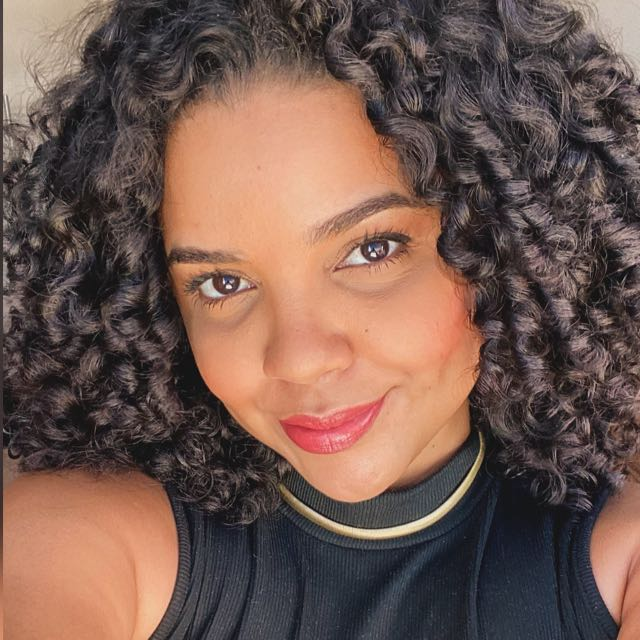
#> input picture modulo-3-tec-programacao/projeto_final/image-augumentation/images/425696999_1097411544816109_2555978963173421989_n.jpg, 640 x 640 px, found by its file name; its folder holds only this picture in this run
$ jupyter execute main.ipynb
#> lines starting #> are read from the running program, lines starting #| are printed output that depends on the picture
# Image Augumentation

Fazer as transformações:
- Flip vertical.
- Flip horizontal.
- Rotação aleatória.
- Redimensionamento.
- Distorção.

O que aprendi: (2)

[cell 1]
#bibliotecas

from PIL import Image
import random
import os

[cell 2]
#funcoes
#O que aprendi: (1)

def do_flip_vertical(img):
    saida = Image.open(img)
#> saida is the input picture: PIL image 640x640 RGB; mean R, G, B 115, 89, 79.7
    saida = saida.transpose(Image.FLIP_TOP_BOTTOM)
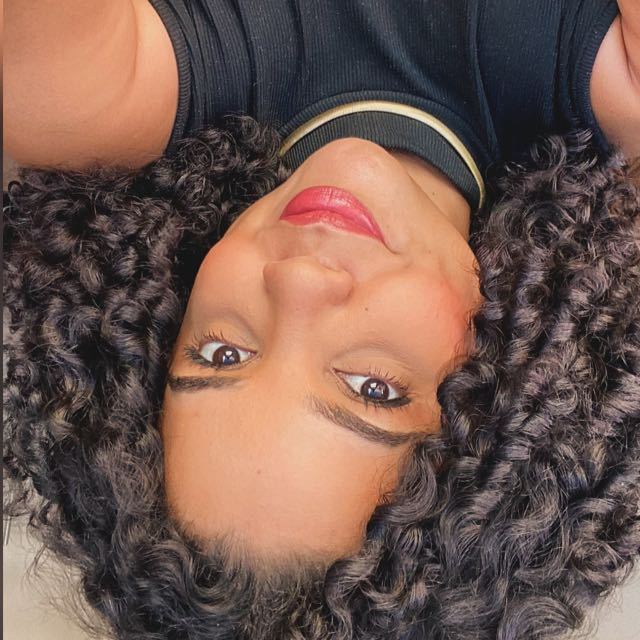
#> saida: PIL image 640x640 RGB; mean R, G, B 115, 89, 79.7
    return saida

def do_flip_horizontal(img):
    saida = Image.open(img)
    saida = saida.transpose(Image.FLIP_LEFT_RIGHT)
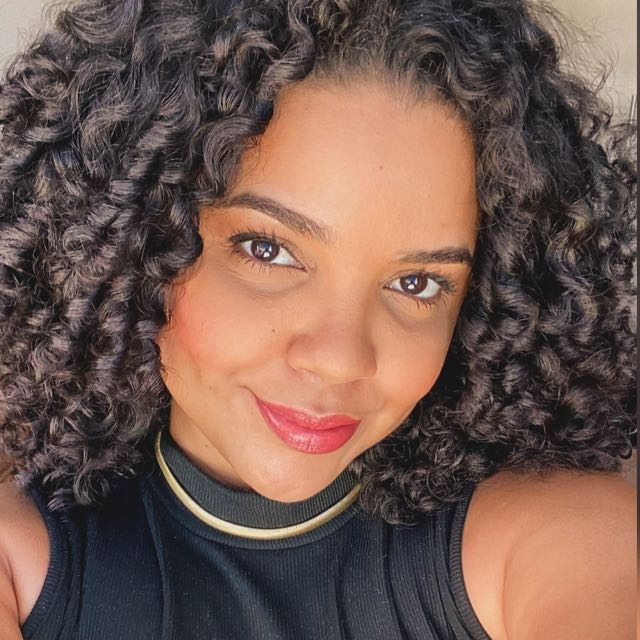
#> saida: PIL image 640x640 RGB; mean R, G, B 115, 89, 79.7
    return saida

def do_rotate(img, angle):
#> called with angle = 198
    saida = Image.open(img)
    saida = saida.rotate(angle)
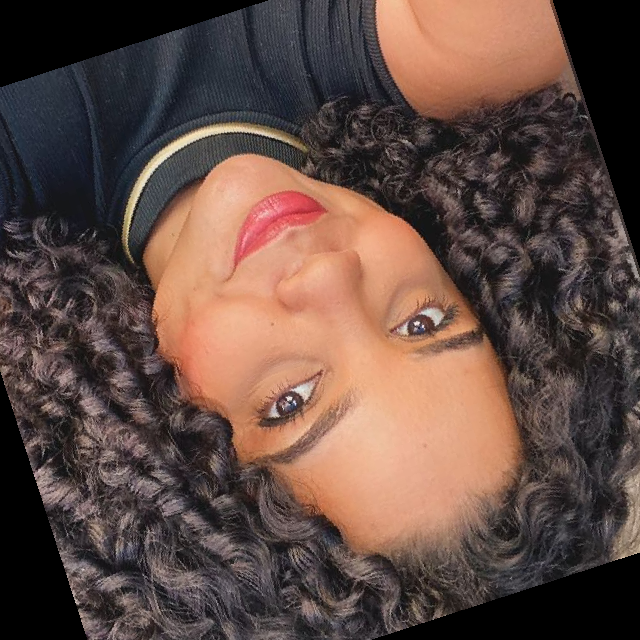
#> saida: PIL image 640x640 RGB; mean R, G, B 98.2, 75.5, 67.6
    return saida

def do_resize(img, rate=(1, 1)):
#> called with rate = (0.758, 0.758)
    rate_width, rate_height = rate
    saida = Image.open(img)

    saida = saida.resize((int(saida.width * rate_width), int(saida.height * rate_height)))
#> saida: PIL image 485x485 RGB
    return saida

[cell 3]
pasta = 'images'
elementos = [arquivo for arquivo in os.listdir(pasta) if os.path.isfile(os.path.join(pasta, arquivo))]

[cell 4]
# Loop

for arquivo in elementos:
    file = pasta + '\\' + arquivo

    configuracoes = {
        'flip_vertical': {},
        'flip_horizontal': {},
        'rotacao': {'angulo': random.randint(1, 359)},
        'resize': {'razao': random.random()},
        'distorcao': {'eixo_x': random.random(), 'eixo_y': random.random()}
    }
    #Saídas
    saida = []
    saida.append(['vertical',  do_flip_vertical(file)])
    saida.append(['horizontal',  do_flip_horizontal(file)])
    saida.append(['rotate',  do_rotate(file, configuracoes['rotacao']['angulo'])])
    saida.append(['redimensionamento',  do_resize(file, (configuracoes['resize']['razao'], configuracoes['resize']['razao']))])
    saida.append(['distorcao',  do_resize(file, (configuracoes['distorcao']['eixo_x'], configuracoes['distorcao']['eixo_y']))])
#> call 2 of do_resize, with rate = (0.421, 0.259)
#> in do_resize (call 2), `saida = saida.resize((int(saida.width * rate_width), int(saida.height ..`:
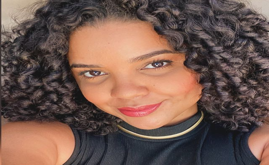
#> saida: PIL image 269x165 RGB; mean R, G, B 115, 89, 79.7

    for imagem in saida:
        imagem[1].save('images\\augumentations\\' + arquivo + '_'+ imagem[0] +'.jpg')
#> this loop made 5 passes

$ run again, on modulo-3-tec-programacao/projeto_final/image-augumentation/images/imagem_horizontal.jpg
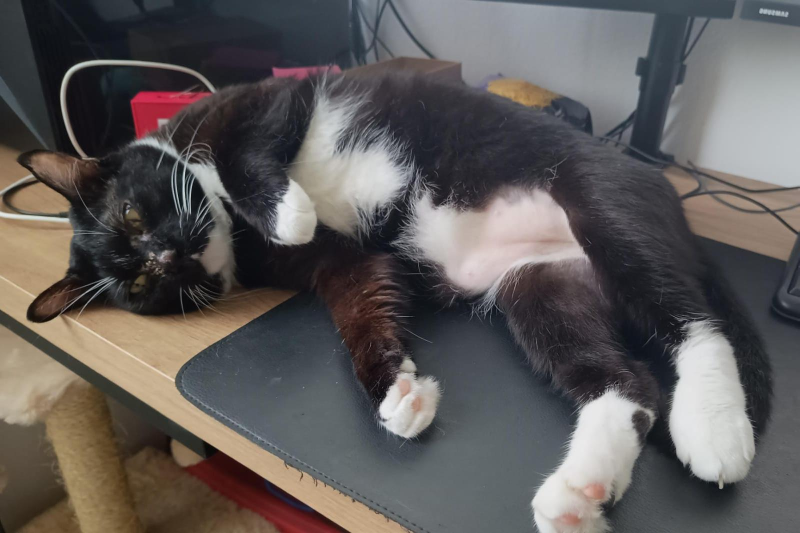
#> input picture modulo-3-tec-programacao/projeto_final/image-augumentation/images/imagem_horizontal.jpg, 1599 x 1066 px, found by its file name (shown at 1/2 size)
#> in do_flip_vertical, saida is the input picture: PIL image 1599x1066 RGB; mean R, G, B 95, 91, 89.9
#> in do_rotate, `saida = saida.rotate(angle)`:
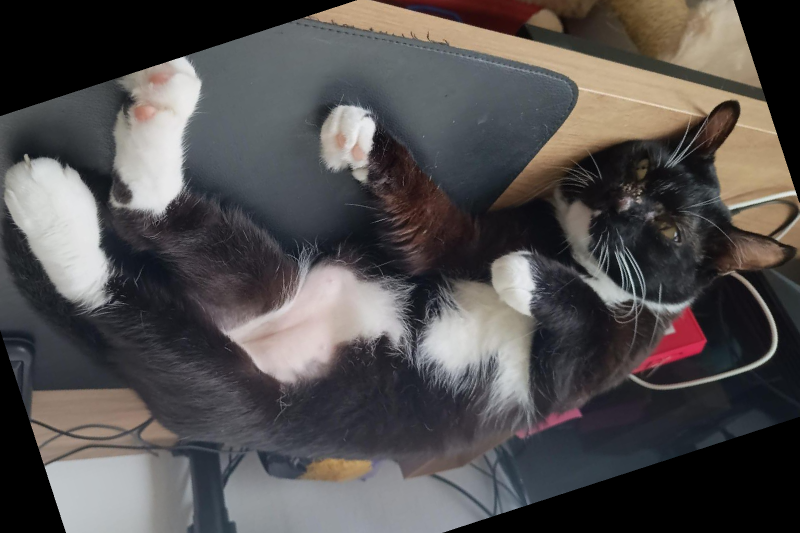
#> saida: PIL image 1599x1066 RGB (shown at 1/2 size); mean R, G, B 82.4, 79.1, 78.8
#> in do_resize (call 2), `saida = saida.resize((int(saida.width * rate_width), int(saida.height ..`:
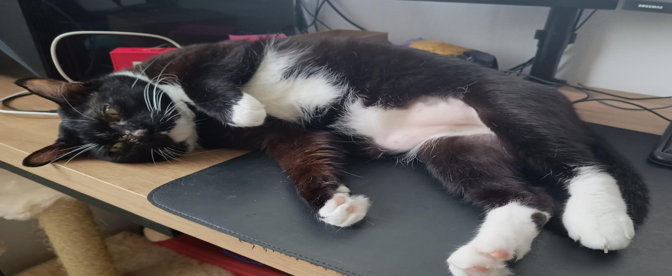
#> saida: PIL image 672x276 RGB; mean R, G, B 95, 91, 89.9
#> the loop `for imagem in saida:` made 5 passes

$ run again, on modulo-3-tec-programacao/projeto_final/image-augumentation/images/imagem_redimensionamento.jpg
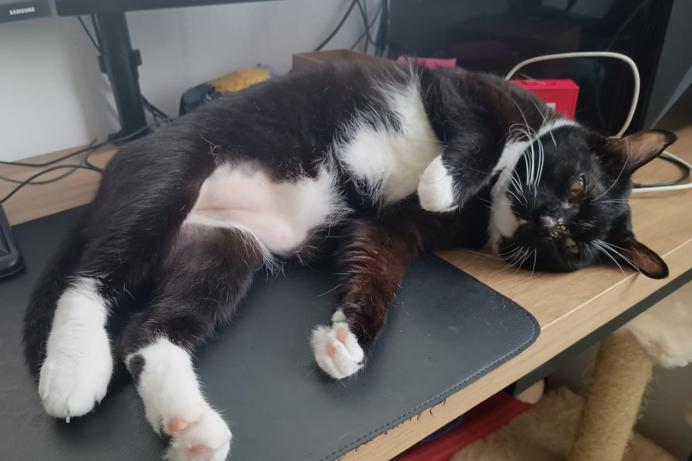
#> input picture modulo-3-tec-programacao/projeto_final/image-augumentation/images/imagem_redimensionamento.jpg, 692 x 461 px, found by its file name
#> in do_flip_vertical, saida is the input picture: PIL image 692x461 RGB; mean R, G, B 95, 90.9, 89.9
#> in do_rotate, `saida = saida.rotate(angle)`:
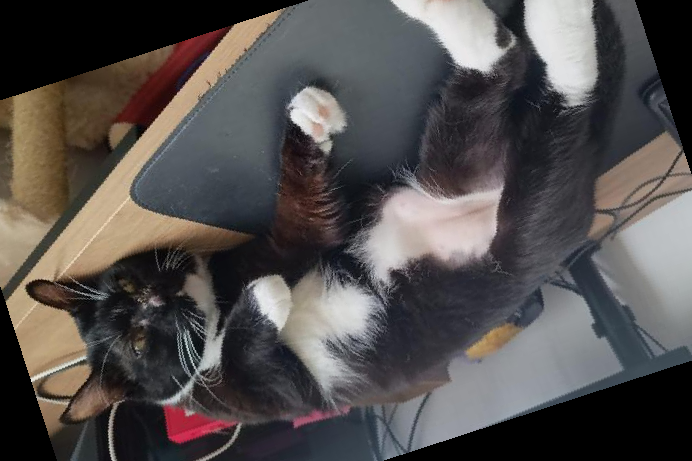
#> saida: PIL image 692x461 RGB; mean R, G, B 84.2, 80, 78.9
#> in do_resize (call 2), `saida = saida.resize((int(saida.width * rate_width), int(saida.height ..`:
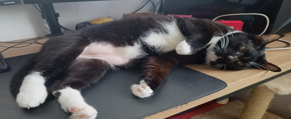
#> saida: PIL image 291x119 RGB; mean R, G, B 95, 90.9, 89.9
#> the loop `for imagem in saida:` made 5 passes

$ run again, on modulo-3-tec-programacao/projeto_final/image-augumentation/images/imagem_rotate.jpg
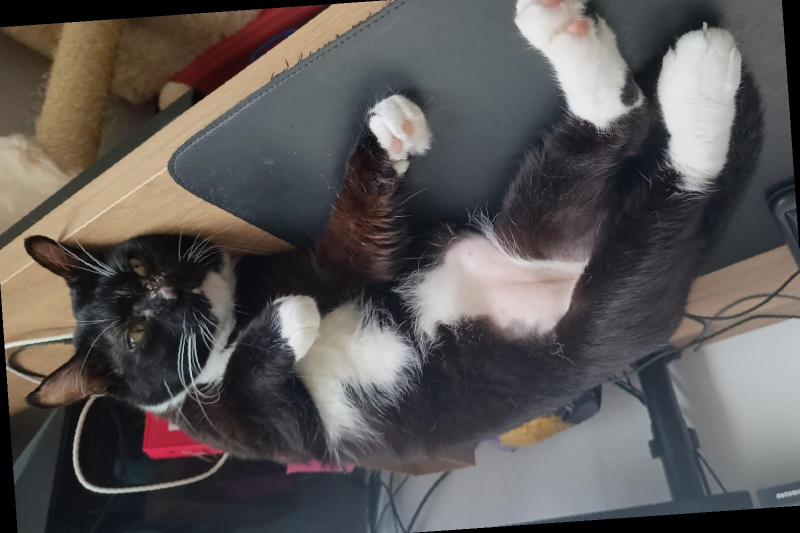
#> input picture modulo-3-tec-programacao/projeto_final/image-augumentation/images/imagem_rotate.jpg, 1599 x 1066 px, found by its file name (shown at 1/2 size)
#> in do_flip_vertical, saida is the input picture: PIL image 1599x1066 RGB; mean R, G, B 92.1, 87.9, 86.9
#> in do_rotate, `saida = saida.rotate(angle)`:
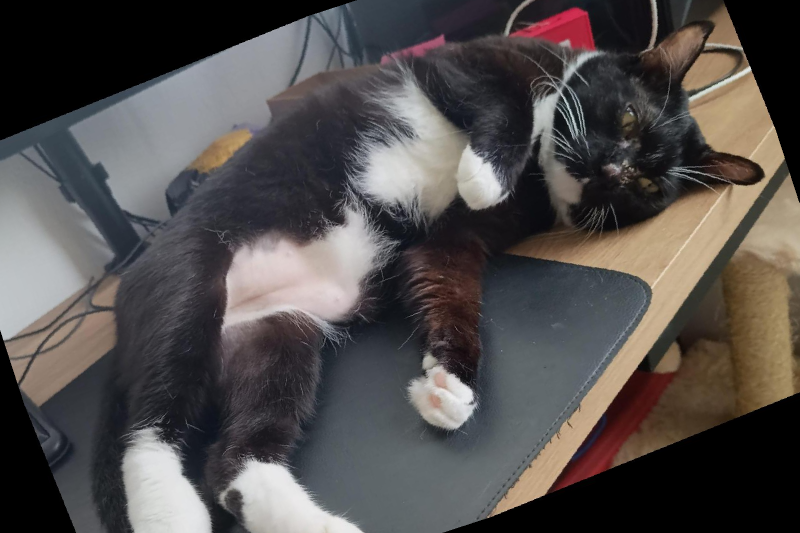
#> saida: PIL image 1599x1066 RGB (shown at 1/2 size); mean R, G, B 82.3, 78.1, 77.1
#> in do_resize (call 2), `saida = saida.resize((int(saida.width * rate_width), int(saida.height ..`:
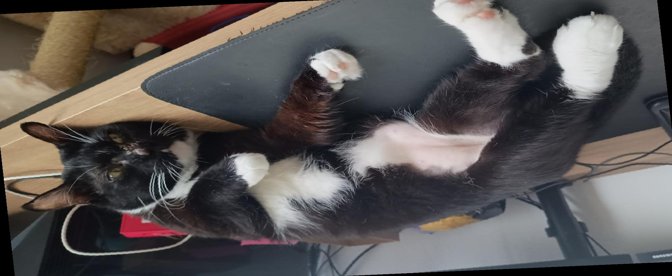
#> saida: PIL image 672x276 RGB; mean R, G, B 92.1, 87.9, 86.9
#> the loop `for imagem in saida:` made 5 passes

$ run again, on modulo-3-tec-programacao/projeto_final/image-augumentation/images/_dfc16ea0-26ca-456f-9278-49373e0acf2a.jpg
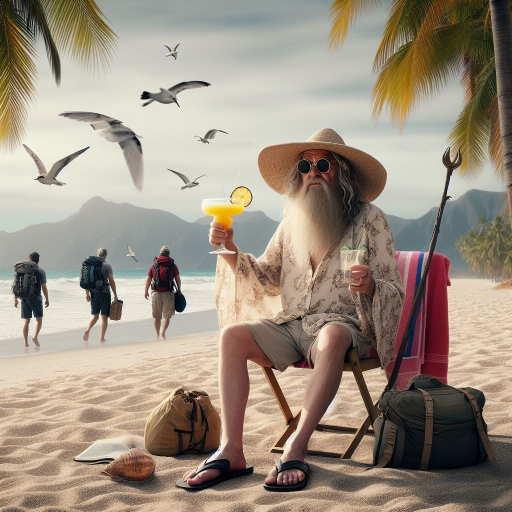
#> input picture modulo-3-tec-programacao/projeto_final/image-augumentation/images/_dfc16ea0-26ca-456f-9278-49373e0acf2a.jpg, 1024 x 1024 px, found by its file name (shown at 1/2 size)
#> in do_flip_vertical, saida is the input picture: PIL image 1024x1024 RGB; mean R, G, B 157.5, 145, 129.9
#> in do_resize (call 2), `saida = saida.resize((int(saida.width * rate_width), int(saida.height ..`:
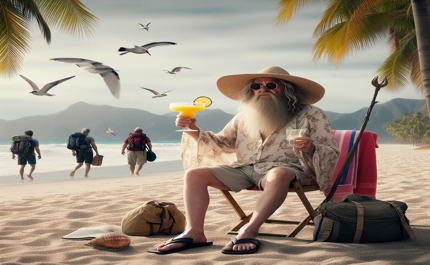
#> saida: PIL image 430x265 RGB; mean R, G, B 157.5, 145, 129.9
#> the loop `for imagem in saida:` made 5 passes
